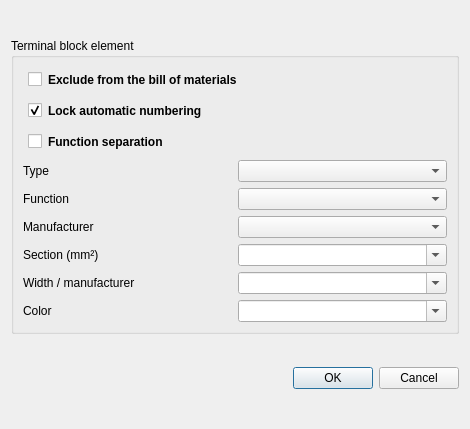
<?xml version="1.0" encoding="UTF-8"?>
<ui version="4.0">
 <class>TerminalPropertiesDialog</class>
 <widget class="QDialog" name="TerminalPropertiesDialog">
  <property name="windowModality">
   <enum>Qt::WindowModality::WindowModal</enum>
  </property>
  <property name="geometry">
   <rect>
    <x>0</x>
    <y>0</y>
    <width>470</width>
    <height>429</height>
   </rect>
  </property>
  <property name="sizePolicy">
   <sizepolicy hsizetype="Expanding" vsizetype="Fixed">
    <horstretch>0</horstretch>
    <verstretch>0</verstretch>
   </sizepolicy>
  </property>
  <property name="windowTitle">
   <string>Terminal properties</string>
  </property>
  <layout class="QGridLayout" name="gridLayout">
   <item row="1" column="0">
    <widget class="QGroupBox" name="m_terminal_gb">
     <property name="sizePolicy">
      <sizepolicy hsizetype="Expanding" vsizetype="Fixed">
       <horstretch>0</horstretch>
       <verstretch>0</verstretch>
      </sizepolicy>
     </property>
     <property name="title">
      <string>Terminal block element</string>
     </property>
     <layout class="QGridLayout" name="gridLayout_2" rowstretch="0,0,0,0,0,0,0,0,0" rowminimumheight="0,0,0,0,0,0,0,0,0">
      <item row="0" column="0" colspan="2">
       <widget class="QCheckBox" name="m_exclude_from_bom_cb">
        <property name="styleSheet">
         <string>margin: 5px; font-weight: bold;</string>
        </property>
        <property name="text">
         <string>Exclude from the bill of materials</string>
        </property>
       </widget>
      </item>
      <item row="1" column="0">
       <widget class="QCheckBox" name="m_auto_num_locked_cb">
        <property name="styleSheet">
         <string>margin: 5px; font-weight: bold;</string>
        </property>
        <property name="text">
         <string>Lock automatic numbering</string>
        </property>
        <property name="checked">
         <bool>true</bool>
        </property>
       </widget>
      </item>
      <item row="2" column="0">
       <widget class="QCheckBox" name="m_potential_isolating_cb">
        <property name="styleSheet">
         <string>margin: 5px; font-weight: bold;</string>
        </property>
        <property name="text">
         <string>Function separation</string>
        </property>
       </widget>
      </item>
      <item row="3" column="0">
       <widget class="QLabel" name="label_6">
        <property name="text">
         <string>Type</string>
        </property>
       </widget>
      </item>
      <item row="3" column="1">
       <widget class="QComboBox" name="m_terminal_type_cb"/>
      </item>
      <item row="4" column="0">
       <widget class="QLabel" name="label_7">
        <property name="text">
         <string>Function</string>
        </property>
       </widget>
      </item>
      <item row="4" column="1">
       <widget class="QComboBox" name="m_terminal_func_cb"/>
      </item>
      <item row="5" column="0">
       <widget class="QLabel" name="label_terminal_manufacturer">
        <property name="text">
         <string>Manufacturer</string>
        </property>
       </widget>
      </item>
      <item row="5" column="1">
       <widget class="QComboBox" name="m_terminal_manufacturer_cb"/>
      </item>
      <item row="6" column="0">
       <widget class="QLabel" name="label_terminal_section">
        <property name="text">
         <string>Section (mm²)</string>
        </property>
       </widget>
      </item>
      <item row="6" column="1">
       <widget class="QComboBox" name="m_terminal_section_cb">
        <property name="editable">
         <bool>true</bool>
        </property>
        <property name="insertPolicy">
         <enum>QComboBox::InsertPolicy::NoInsert</enum>
        </property>
       </widget>
      </item>
      <item row="7" column="0">
       <widget class="QLabel" name="label_terminal_width">
        <property name="text">
         <string>Width / manufacturer</string>
        </property>
       </widget>
      </item>
      <item row="7" column="1">
       <widget class="QComboBox" name="m_terminal_width_cb">
        <property name="editable">
         <bool>true</bool>
        </property>
        <property name="insertPolicy">
         <enum>QComboBox::InsertPolicy::NoInsert</enum>
        </property>
       </widget>
      </item>
      <item row="8" column="0">
       <widget class="QLabel" name="label_terminal_color">
        <property name="text">
         <string>Color</string>
        </property>
       </widget>
      </item>
      <item row="8" column="1">
       <widget class="QComboBox" name="m_terminal_color_cb">
        <property name="editable">
         <bool>true</bool>
        </property>
        <property name="insertPolicy">
         <enum>QComboBox::InsertPolicy::NoInsert</enum>
        </property>
       </widget>
      </item>
     </layout>
    </widget>
   </item>
   <item row="2" column="0">
    <widget class="QDialogButtonBox" name="buttonBox">
     <property name="orientation">
      <enum>Qt::Orientation::Horizontal</enum>
     </property>
     <property name="standardButtons">
      <set>QDialogButtonBox::StandardButton::Cancel|QDialogButtonBox::StandardButton::Ok</set>
     </property>
    </widget>
   </item>
  </layout>
 </widget>
 <tabstops>
  <tabstop>m_terminal_type_cb</tabstop>
  <tabstop>m_terminal_func_cb</tabstop>
  <tabstop>m_auto_num_locked_cb</tabstop>
  <tabstop>m_potential_isolating_cb</tabstop>
  <tabstop>m_terminal_manufacturer_cb</tabstop>
  <tabstop>m_terminal_width_cb</tabstop>
  <tabstop>m_terminal_color_cb</tabstop>
 </tabstops>
 <resources/>
 <connections>
  <connection>
   <sender>buttonBox</sender>
   <signal>accepted()</signal>
   <receiver>TerminalPropertiesDialog</receiver>
   <slot>accept()</slot>
   <hints>
    <hint type="sourcelabel">
     <x>248</x>
     <y>254</y>
    </hint>
    <hint type="destinationlabel">
     <x>157</x>
     <y>274</y>
    </hint>
   </hints>
  </connection>
  <connection>
   <sender>buttonBox</sender>
   <signal>rejected()</signal>
   <receiver>TerminalPropertiesDialog</receiver>
   <slot>reject()</slot>
   <hints>
    <hint type="sourcelabel">
     <x>316</x>
     <y>260</y>
    </hint>
    <hint type="destinationlabel">
     <x>286</x>
     <y>274</y>
    </hint>
   </hints>
  </connection>
 </connections>
</ui>
